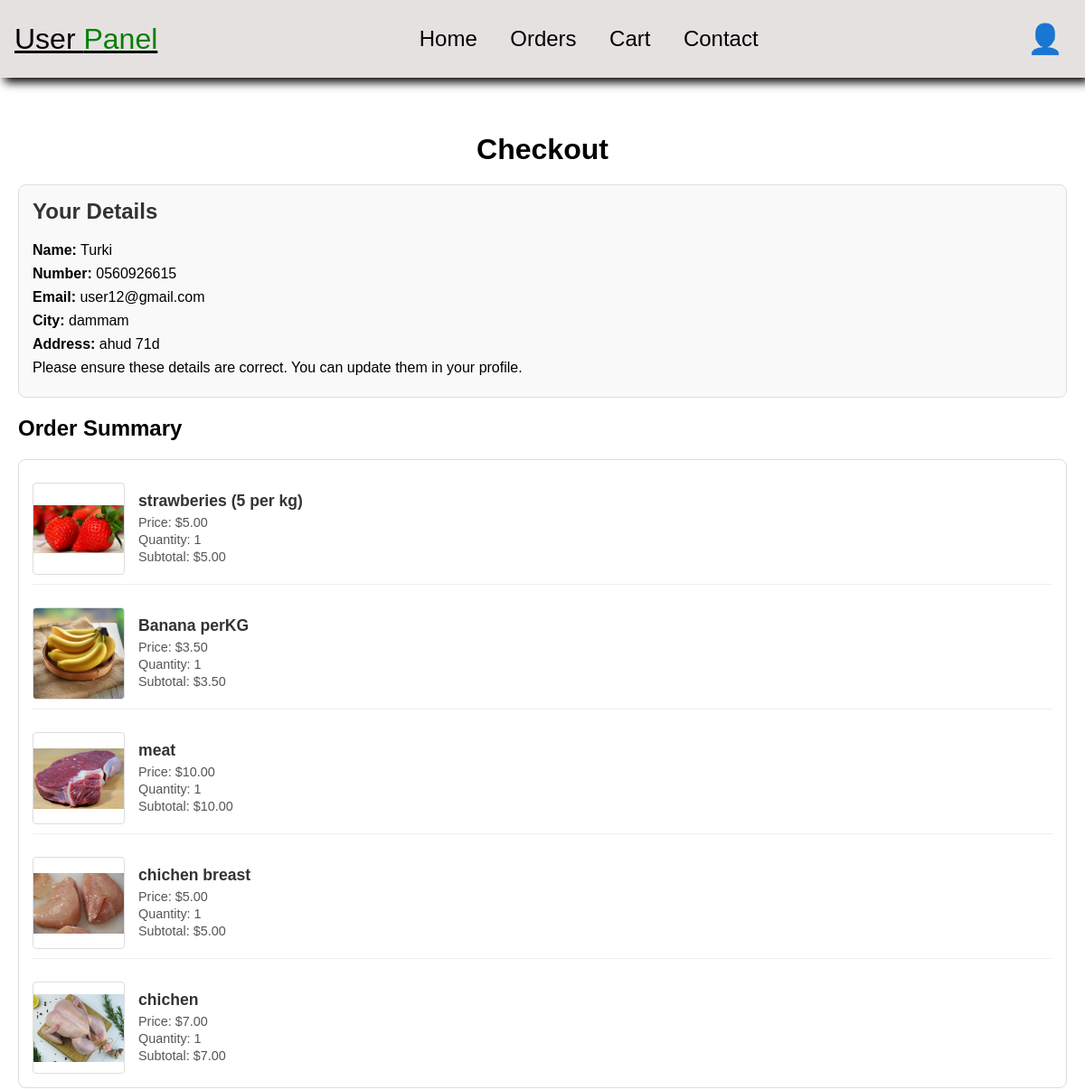
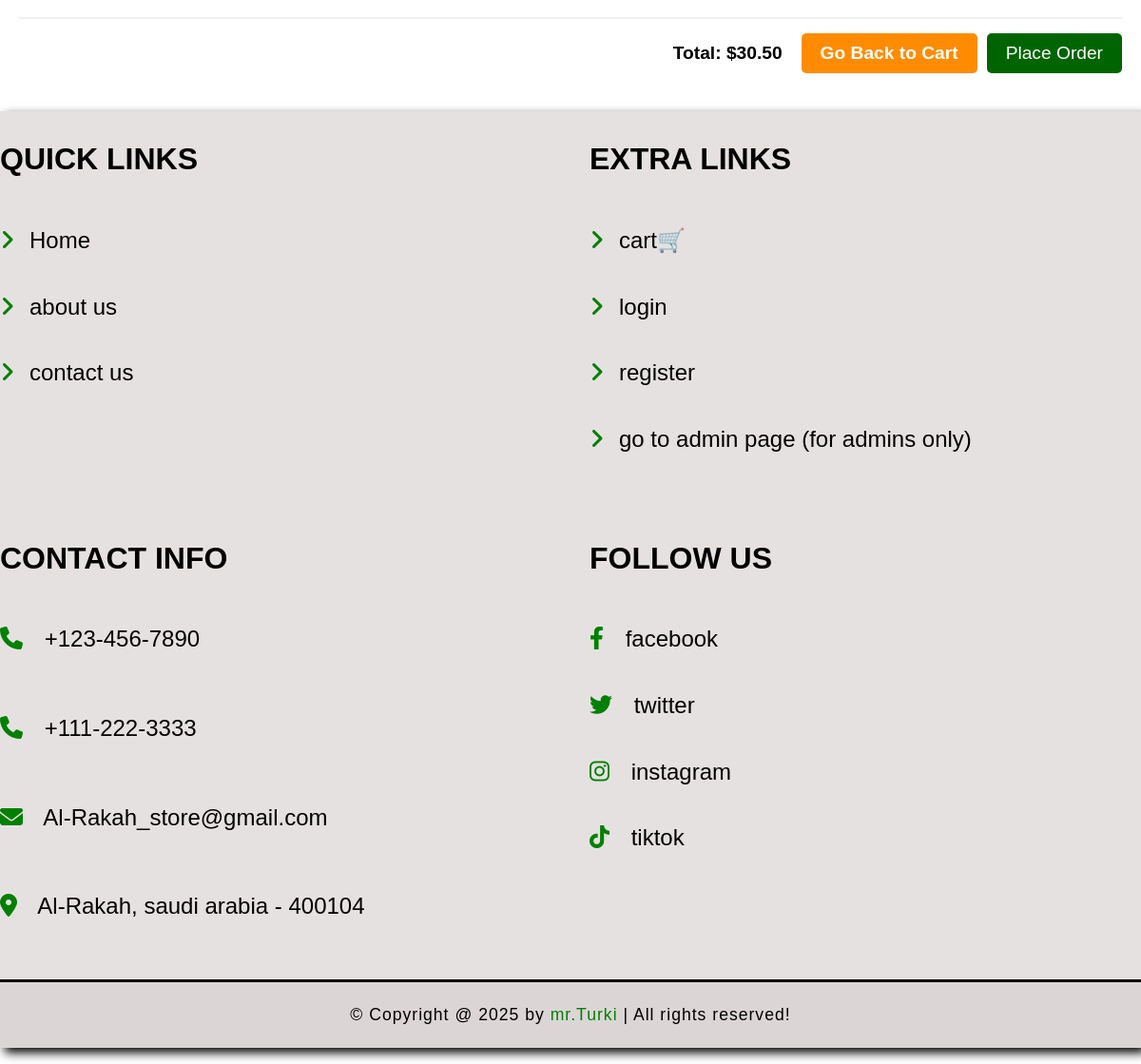
The app's page /GroceryStore/php/checkout.php (signed in) with its own data (2 pictures, top to bottom).
### tables this page shows
CREATE TABLE `users` (
  `id` int(11) NOT NULL AUTO_INCREMENT,
  `Name` varchar(100) NOT NULL,
  `Email` varchar(100) NOT NULL,
  `Password` varchar(255) NOT NULL,
  `city` varchar(45) NOT NULL,
  `Address` text NOT NULL,
  `Phone` varchar(15) NOT NULL,
  `CreatedAt` timestamp NOT NULL DEFAULT current_timestamp(),
  `user_type` varchar(45) DEFAULT 'user',
  PRIMARY KEY (`id`),
  UNIQUE KEY `Email` (`Email`)
);

CREATE TABLE `cart_items` (
  `id` int(11) NOT NULL AUTO_INCREMENT,
  `user_id` int(11) DEFAULT NULL,
  `product_id` int(11) DEFAULT NULL,
  `quantity` int(11) DEFAULT NULL,
  `added_at` timestamp NOT NULL DEFAULT current_timestamp(),
  PRIMARY KEY (`id`),
  KEY `user_id` (`user_id`),
  KEY `product_id` (`product_id`),
  CONSTRAINT `cart_items_ibfk_1` FOREIGN KEY (`user_id`) REFERENCES `users` (`id`),
  CONSTRAINT `cart_items_ibfk_2` FOREIGN KEY (`product_id`) REFERENCES `products` (`id`)
);

CREATE TABLE `products` (
  `id` int(11) NOT NULL AUTO_INCREMENT,
  `name` varchar(100) NOT NULL,
  `category` varchar(100) NOT NULL,
  `details` text DEFAULT NULL,
  `price` decimal(10,2) NOT NULL,
  `quantity` decimal(10,2) NOT NULL,
  `image` varchar(255) NOT NULL,
  `created_at` timestamp NOT NULL DEFAULT current_timestamp(),
  PRIMARY KEY (`id`),
  KEY `CategoryID` (`category`)
);

### GroceryStore/php/checkout.php (the view, shortened to what this page needs)
<?php
require_once 'config.php';
$user_id = $_SESSION['user_id'];
$cart_items = [];
$total_price = 0;
try {
    $stmt = $conn->prepare("SELECT p.*, ci.quantity FROM cart_items ci JOIN products p ON ci.product_id = p.id WHERE ci.user_id = :user_id");
    $stmt->bindParam(':user_id', $user_id, PDO::PARAM_INT);
    $stmt->execute();
    $cart_data = $stmt->fetchAll(PDO::FETCH_ASSOC);
    if ($cart_data) {
        foreach ($cart_data as $item) {
            $total_price += $item['price'] * $item['quantity'];
            $cart_items[] = $item;
        }
    }
} catch (PDOException $e) {
    $_SESSION['message'] = "Database error fetching cart items: " . $e->getMessage();
    $_SESSION['message_type'] = "error";
    header("Location: cart.php");
    exit();
}
?>
<!DOCTYPE html>
<html lang="en">
<head>
    <link rel="stylesheet" href="/web project/GroceryStore/css/stylesheet.css">
    </head>
<body>
    <?php include 'user_header.php'; ?>
    <div class="user_checkout_container">
        <h1 class="user_checkout_title">Checkout</h1>
        <?php if (empty($cart_items)): ?>
            <p class="user_checkout_empty">Your cart is empty.</p>
        <?php else: ?>
             <div class="user_checkout_customer_details">
                 <h2>Your Details</h2>
                 <?php
                 $display_user_data = null;
                 try {
                     $stmt = $conn->prepare("SELECT Name, Phone, Email, City, Address FROM users WHERE id = :user_id");
                     $stmt->bindParam(':user_id', $user_id, PDO::PARAM_INT);
                     $stmt->execute();
                     $display_user_data = $stmt->fetch(PDO::FETCH_ASSOC);
                 } catch (PDOException $e) {
                      echo "<p class='error'>Database Error fetching your details for display: " . htmlspecialchars($e->getMessage()) . "</p>";
                 }
                 if ($display_user_data): ?>
                     <p><strong>Name:</strong> <?= htmlspecialchars($display_user_data['Name']) ?></p>
                     <p><strong>Number:</strong> <?= htmlspecialchars($display_user_data['Phone']) ?></p>
                     <p><strong>Email:</strong> <?= htmlspecialchars($display_user_data['Email']) ?></p>
                     <p><strong>City:</strong> <?= htmlspecialchars($display_user_data['City']) ?></p>
                     <p><strong>Address:</strong> <?= htmlspecialchars($display_user_data['Address']) ?></p>
                      <p>Please ensure these details are correct. You can update them in your profile.</p>
                 <?php endif; ?>
             </div>
             <h2>Order Summary</h2>
             <div class="user_checkout_items">
                 <?php foreach ($cart_items as $item): ?>
                     <div class="user_checkout_item">
                          <img src="<?= htmlspecialchars($item['image']) ?>" alt="<?= htmlspecialchars($item['name']) ?>" class="user_checkout_item_image">
                         <div class="user_checkout_item_info">
                             <h3><?= htmlspecialchars($item['name']) ?></h3>
                             <p>Price: $<?= number_format($item['price'], 2) ?></p>
                             <p>Quantity: <span data-product-id="<?= $item['id'] ?>" data-product-name="<?= htmlspecialchars($item['name']) ?>"><?= $item['quantity'] ?></span></p>
                              <p>Subtotal: $<?= number_format($item['price'] * $item['quantity'], 2) ?></p>
                         </div>
                     </div>
                 <?php endforeach; ?>
             </div>
             <div class="user_checkout_total">
                 <p><strong>Total:</strong> $<?= number_format($total_price, 2) ?></p>
                 <div class="user_checkout_actions">
                      <a href="ShoppingCart.php" class="user_checkout_go_back">Go Back to Cart</a>
                      <form id="checkoutForm" method="post" onsubmit="return validateCheckout()">
                          <button type="submit" name="place_order" class="user_checkout_place_order">Place Order</button>
                      </form>
                 </div>
             </div>
         <?php endif; ?>
    </div>
    <?php include 'footer.php'; ?>
</body>
</html>

### GroceryStore/css/StyleSheet.css (style rules this page uses)
body { font-family: Arial, sans-serif; margin: 0; padding: 0; background-color: white; }
.user_checkout_container { padding: 20px; max-width: 1200px; margin: 20px auto; }
.user_checkout_title { text-align: center; margin-bottom: 20px; }
.user_checkout_customer_details { margin-bottom: 20px; padding: 15px; border: 1px solid #ddd; border-radius: 8px; background-color: #f9f9f9; }
.user_checkout_customer_details h2 { margin-top: 0; color: #333; }
.user_checkout_customer_details p { margin: 8px 0; font-size: 1em; }
.user_checkout_items { display: flex; flex-direction: column; gap: 15px; margin-bottom: 20px; border: 1px solid #ddd; border-radius: 8px; padding: 15px; background-color: #fff; }
.user_checkout_item { display: flex; padding: 10px 0; align-items: center; border-bottom: 1px solid #eee; }
.user_checkout_item:last-child { border-bottom: none; padding-bottom: 0; }
.user_checkout_item_image { width: 100px; height: 100px; object-fit: contain; margin-right: 15px; border-radius: 4px; border: 1px solid #ddd; }
.user_checkout_item_info { flex: 1; }
.user_checkout_item_info h3 { margin: 0 0 5px 0; font-size: 1.1em; color: #333; }
.user_checkout_item_info p { margin: 3px 0; font-size: 0.9em; color: #555; }
.user_checkout_total { margin-top: 20px; text-align: right; display: flex; align-items: center; justify-content: flex-end; gap: 20px; font-size: 1.2em; font-weight: bold; padding-top: 15px; border-top: 2px solid #f0f0f0; }
.user_checkout_total p { margin: 0; }
.user_checkout_actions { display: flex; gap: 10px; }
.user_checkout_actions button, .user_checkout_actions a { padding: 10px 20px; border: none; border-radius: 5px; cursor: pointer; text-decoration: none; color: white; font-size: 1em; min-width: 120px; text-align: center; transition: background-color 0.3s ease; }
.user_checkout_place_order { background-color: darkgreen; }
.user_checkout_go_back { background-color: darkorange; color: white; }

### records on screen
users: Name "Turki", Phone "0560926615", Email "user12@gmail.com", city "dammam", Address "ahud 71d"
cart_items: product.image (picture), product.name "strawberies (5 per kg)", product.price "5.00", quantity "1", $item['price']*$item['quantity'] "5.00"
cart_items: product.image (picture), product.name "Banana perKG", product.price "3.50", quantity "1", $item['price']*$item['quantity'] "3.50"
cart_items: product.name (picture), product.name "meat", product.price "10.00", quantity "1", $item['price']*$item['quantity'] "10.00"
cart_items: product.image (picture), product.name "chichen breast", product.price "5.00", quantity "1", $item['price']*$item['quantity'] "5.00"
cart_items: product.image (picture), product.name "chichen", product.price "7.00", quantity "1", $item['price']*$item['quantity'] "7.00"

### other values on screen
$total_price "30.50"
